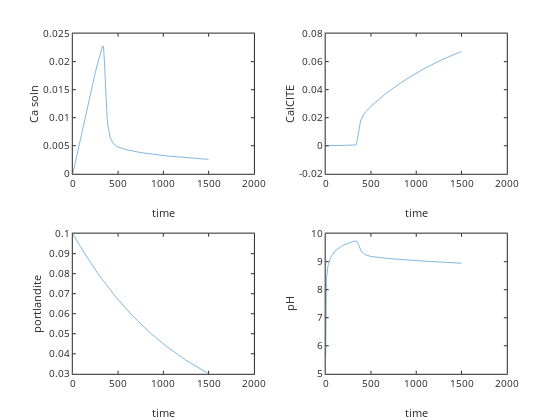

Write notebook code for a chart like this one.
### Code cell
f=@(t,Ca) dCa_by_dt(t,Ca);

%[t, C]=ode23s(f,[0 1500],[10 1e-9 1e-9]);
[t, C]=ode45(f,[0 1500],[0.1 1E-9 1e-9]);

%C(:,1) portlandite left over
%C(:,2) CaCO3 ppte
Caplt=C(:,3); %Ca
for i=1:length(Caplt)
    [H,OH,H2CO3,HCO3,CO3]=CCaspeciesopennoCa(Caplt(i),Kw,KH,Ka1,Ka2,PCO2);
    pH(i)=-log10(H);
end

subplot(221); plot(t,C(:,3)); ylabel('Ca soln'); xlabel('time')
subplot(222); plot(t,C(:,2)); ylabel('CalCITE'); xlabel('time')
subplot(223); plot(t,C(:,1)); ylabel('portlandite'); xlabel('time')
subplot(224); plot(t,pH); ylabel('pH'); xlabel('time')

### Figure 1 — Plotly figure (JSON) as saved in the notebook; plotly's stock layout.template omitted (floating-point values rounded to 4 significant figures; data arrays with more than 128 entries replaced by an {"elided": "..."} marker saying what was removed)
{"data": [{"line": {"color": "rgb(0,113,188)", "dash": "solid", "width": 0.5}, "marker": {"color": "rgb(0,113,188)", "line": {"color": "rgb(0,113,188)"}, "size": 6, "symbol": "none"}, "mode": "lines", "name": "", "showlegend": false, "type": "scatter", "visibility": true, "x": {"elided": "153 float values"}, "xaxis": "x", "y": {"elided": "153 float values"}, "yaxis": "y"}, {"line": {"color": "rgb(0,113,188)", "dash": "solid", "width": 0.5}, "marker": {"color": "rgb(0,113,188)", "line": {"color": "rgb(0,113,188)"}, "size": 6, "symbol": "none"}, "mode": "lines", "name": "", "showlegend": false, "type": "scatter", "visibility": true, "x": {"elided": "153 float values"}, "xaxis": "x2", "y": {"elided": "153 float values"}, "yaxis": "y2"}, {"line": {"color": "rgb(0,113,188)", "dash": "solid", "width": 0.5}, "marker": {"color": "rgb(0,113,188)", "line": {"color": "rgb(0,113,188)"}, "size": 6, "symbol": "none"}, "mode": "lines", "name": "", "showlegend": false, "type": "scatter", "visibility": true, "x": {"elided": "153 float values"}, "xaxis": "x3", "y": {"elided": "153 float values"}, "yaxis": "y3"}, {"line": {"color": "rgb(0,113,188)", "dash": "solid", "width": 0.5}, "marker": {"color": "rgb(0,113,188)", "line": {"color": "rgb(0,113,188)"}, "size": 6, "symbol": "none"}, "mode": "lines", "name": "", "showlegend": false, "type": "scatter", "visibility": true, "x": {"elided": "153 float values"}, "xaxis": "x4", "y": {"elided": "153 float values"}, "yaxis": "y4"}], "layout": {"height": 420, "hovermode": "closest", "margin": {"b": 0, "l": 0, "r": 0, "t": 0}, "plot_bgcolor": "rgba(0, 0, 0, 0)", "showlegend": false, "width": 560, "xaxis": {"anchor": "y", "autorange": false, "domain": [0.13, 0.4534], "exponentformat": "none", "gridcolor": "rgba(38,38,38,0.15)", "gridwidth": 1, "linecolor": "rgb(38,38,38)", "linewidth": 1, "mirror": "ticks", "range": [0, 2000], "showgrid": false, "showline": true, "side": "bottom", "spikedash": "solid", "spikemode": "across", "spikesides": false, "spikethickness": 1, "tickangle": 0, "tickcolor": "rgb(38,38,38)", "tickfont": {"color": "rgb(38,38,38)", "size": 10}, "ticklen": 3, "ticks": "inside", "ticktext": ["0", "500", "1000", "1500", "2000"], "tickvals": [0, 500, 1000, 1500, 2000], "title": {"font": {"color": "rgb(38,38,38)", "size": 11}, "text": "time"}, "type": "linear", "visible": true, "zeroline": false}, "xaxis2": {"anchor": "y2", "autorange": false, "domain": [0.5816, 0.905], "exponentformat": "none", "gridcolor": "rgba(38,38,38,0.15)", "gridwidth": 1, "linecolor": "rgb(38,38,38)", "linewidth": 1, "mirror": "ticks", "range": [0, 2000], "showgrid": false, "showline": true, "side": "bottom", "spikedash": "solid", "spikemode": "across", "spikesides": false, "spikethickness": 1, "tickangle": 0, "tickcolor": "rgb(38,38,38)", "tickfont": {"color": "rgb(38,38,38)", "size": 10}, "ticklen": 3, "ticks": "inside", "ticktext": ["0", "500", "1000", "1500", "2000"], "tickvals": [0, 500, 1000, 1500, 2000], "title": {"font": {"color": "rgb(38,38,38)", "size": 11}, "text": "time"}, "type": "linear", "visible": true, "zeroline": false}, "xaxis3": {"anchor": "y3", "autorange": false, "domain": [0.13, 0.4534], "exponentformat": "none", "gridcolor": "rgba(38,38,38,0.15)", "gridwidth": 1, "linecolor": "rgb(38,38,38)", "linewidth": 1, "mirror": "ticks", "range": [0, 2000], "showgrid": false, "showline": true, "side": "bottom", "spikedash": "solid", "spikemode": "across", "spikesides": false, "spikethickness": 1, "tickangle": 0, "tickcolor": "rgb(38,38,38)", "tickfont": {"color": "rgb(38,38,38)", "size": 10}, "ticklen": 3, "ticks": "inside", "ticktext": ["0", "500", "1000", "1500", "2000"], "tickvals": [0, 500, 1000, 1500, 2000], "title": {"font": {"color": "rgb(38,38,38)", "size": 11}, "text": "time"}, "type": "linear", "visible": true, "zeroline": false}, "xaxis4": {"anchor": "y4", "autorange": false, "domain": [0.5816, 0.905], "exponentformat": "none", "gridcolor": "rgba(38,38,38,0.15)", "gridwidth": 1, "linecolor": "rgb(38,38,38)", "linewidth": 1, "mirror": "ticks", "range": [0, 2000], "showgrid": false, "showline": true, "side": "bottom", "spikedash": "solid", "spikemode": "across", "spikesides": false, "spikethickness": 1, "tickangle": 0, "tickcolor": "rgb(38,38,38)", "tickfont": {"color": "rgb(38,38,38)", "size": 10}, "ticklen": 3, "ticks": "inside", "ticktext": ["0", "500", "1000", "1500", "2000"], "tickvals": [0, 500, 1000, 1500, 2000], "title": {"font": {"color": "rgb(38,38,38)", "size": 11}, "text": "time"}, "type": "linear", "visible": true, "zeroline": false}, "yaxis": {"anchor": "x", "autorange": false, "domain": [0.5863, 0.9199], "exponentformat": "none", "gridcolor": "rgba(38,38,38,0.15)", "gridwidth": 1, "linecolor": "rgb(38,38,38)", "linewidth": 1, "mirror": "ticks", "range": [0, 0.025], "showgrid": false, "showline": true, "side": "left", "spikedash": "solid", "spikemode": "across", "spikesides": false, "spikethickness": 1, "tickangle": 0, "tickcolor": "rgb(38,38,38)", "tickfont": {"color": "rgb(38,38,38)", "size": 10}, "ticklen": 3, "ticks": "inside", "ticktext": ["0", "0.005", "0.01", "0.015", "0.02", "0.025"], "tickvals": [0, 0.005, 0.01, 0.015, 0.02, 0.025], "title": {"font": {"color": "rgb(38,38,38)", "size": 11}, "text": "Ca soln"}, "type": "linear", "visible": true, "zeroline": false}, "yaxis2": {"anchor": "x2", "autorange": false, "domain": [0.5863, 0.9199], "exponentformat": "none", "gridcolor": "rgba(38,38,38,0.15)", "gridwidth": 1, "linecolor": "rgb(38,38,38)", "linewidth": 1, "mirror": "ticks", "range": [-0.02, 0.08], "showgrid": false, "showline": true, "side": "left", "spikedash": "solid", "spikemode": "across", "spikesides": false, "spikethickness": 1, "tickangle": 0, "tickcolor": "rgb(38,38,38)", "tickfont": {"color": "rgb(38,38,38)", "size": 10}, "ticklen": 3, "ticks": "inside", "ticktext": ["-0.02", "0", "0.02", "0.04", "0.06", "0.08"], "tickvals": [-0.02, 0, 0.02, 0.04, 0.06, 0.08], "title": {"font": {"color": "rgb(38,38,38)", "size": 11}, "text": "CalCITE"}, "type": "linear", "visible": true, "zeroline": false}, "yaxis3": {"anchor": "x3", "autorange": false, "domain": [0.11, 0.4437], "exponentformat": "none", "gridcolor": "rgba(38,38,38,0.15)", "gridwidth": 1, "linecolor": "rgb(38,38,38)", "linewidth": 1, "mirror": "ticks", "range": [0.03, 0.1], "showgrid": false, "showline": true, "side": "left", "spikedash": "solid", "spikemode": "across", "spikesides": false, "spikethickness": 1, "tickangle": 0, "tickcolor": "rgb(38,38,38)", "tickfont": {"color": "rgb(38,38,38)", "size": 10}, "ticklen": 3, "ticks": "inside", "ticktext": ["0.03", "0.04", "0.05", "0.06", "0.07", "0.08", "0.09", "0.1"], "tickvals": [0.03, 0.04, 0.05, 0.06, 0.07, 0.08, 0.09, 0.1], "title": {"font": {"color": "rgb(38,38,38)", "size": 11}, "text": "portlandite"}, "type": "linear", "visible": true, "zeroline": false}, "yaxis4": {"anchor": "x4", "autorange": false, "domain": [0.11, 0.4437], "exponentformat": "none", "gridcolor": "rgba(38,38,38,0.15)", "gridwidth": 1, "linecolor": "rgb(38,38,38)", "linewidth": 1, "mirror": "ticks", "range": [5, 10], "showgrid": false, "showline": true, "side": "left", "spikedash": "solid", "spikemode": "across", "spikesides": false, "spikethickness": 1, "tickangle": 0, "tickcolor": "rgb(38,38,38)", "tickfont": {"color": "rgb(38,38,38)", "size": 10}, "ticklen": 3, "ticks": "inside", "ticktext": ["5", "6", "7", "8", "9", "10"], "tickvals": [5, 6, 7, 8, 9, 10], "title": {"font": {"color": "rgb(38,38,38)", "size": 11}, "text": "pH"}, "type": "linear", "visible": true, "zeroline": false}}}
